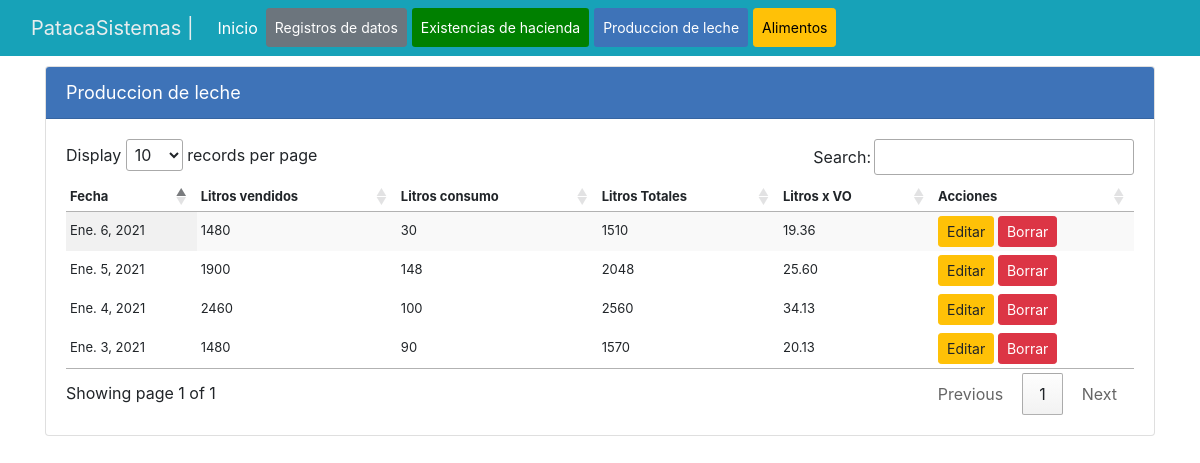
/produccion/leche_list/, run on the app's committed database.
### produccion/models.py (models this page shows, shortened)
class DatosProductivos(models.Model):
    fecha = models.DateField()
    vo = models.IntegerField(verbose_name='VO', blank=True, null=True)
    vpp = models.IntegerField(verbose_name='VPP', blank=True, null=True)
    vs = models.IntegerField(verbose_name='VS', blank=True, null=True)
    vaq_p = models.IntegerField(verbose_name='Vaq.P', blank=True, null=True)
    vaq_crec = models.IntegerField(verbose_name='Vaq.Crec', blank=True, null=True)
    toros = models.IntegerField(verbose_name='Toros', blank=True, null=True)
    terneros = models.IntegerField(verbose_name='Terneros', blank=True, null=True)
    lts_venta = models.IntegerField(verbose_name='Lts.vta', blank=True, null=True)
    lts_consumo = models.IntegerField(verbose_name='Lts.cons', blank=True, null=True)
    estado = models.BooleanField(default=True)
    class Meta:
        verbose_name = 'Datos productivos'
        verbose_name_plural = 'Datos productivos'
        ordering = ['-fecha']
    def _get_vacas_total(self):
        return self.vo + self.vpp + self.vs
    vt = property(_get_vacas_total)
    def _get_lts_totales(self):
        return self.lts_venta + self.lts_consumo
    litros_totales = property(_get_lts_totales)
    def _get_lts_vo(self):
        return (self.lts_venta + self.lts_consumo) / int(self.vo)
    litros_vo = property(_get_lts_vo)

### produccion/views.py (the view)
# urls.py: path('leche_list/', ProLecheList.as_view(), name='leche_list'),
class ProLecheList(ListView):
    model = DatosProductivos
    template_name = 'produccion/proLeche_list.html'
    def get_queryset(self):
        return self.model.objects.filter(estado=True)

### templates/produccion/proLeche_list.html (shortened to what this page needs)
{% extends 'base/base.html' %}
{% block content %}
<div class="container">
    <div class="card" style="margin-top: 10px;">
        <div class="card-header" style="background-color: rgb(62, 115, 184); color:white; font-size: 18px;">
            Produccion de leche
        </div>
        <div class="card-body">
            <table id="example" class="display compact" style="font-size: 13px;">
                {% if object_list %}
              <thead>
                  <tr>
                      <th>Fecha</th>
                      <th>Litros vendidos</th>
                      <th>Litros consumo</th>
                      <th>Litros Totales</th>
                      <th>Litros x VO</th>
                      <th>Acciones</th>
                  </tr>
              </thead>
              <tbody>
                {% for leche in object_list %}
                  <tr>
                      <td>{{leche.fecha}}</td>
                      <td>{{leche.lts_venta}}</td>
                      <td>{{leche.lts_consumo}}</td>
                      <td>{{leche.litros_totales}}</td>
                      <td>{{leche.litros_vo | floatformat:2}}</td>
                      <td><a href="{% url 'produccion:registro_editar' leche.id %}" class="btn btn-warning btn-sm">Editar</a>
                      <a href="{% url 'produccion:registro_eliminar' leche.id %}" class="btn btn-danger btn-sm">Borrar</a></td>
                  </tr>
              </tbody>
              {% endfor %}
              {% else %}
              <h3>No hay registros cargados en el sistema</h3>
              {% endif %}
        </div>
    </div>
</div>
{% endblock content %}

### data on the page
DatosProductivos: fecha "Ene. 6, 2021", lts_venta "1480", lts_consumo "30", litros_totales "1510", litros_vo "19.36"
DatosProductivos: fecha "Ene. 5, 2021", lts_venta "1900", lts_consumo "148", litros_totales "2048", litros_vo "25.60"
DatosProductivos: fecha "Ene. 4, 2021", lts_venta "2460", lts_consumo "100", litros_totales "2560", litros_vo "34.13"
DatosProductivos: fecha "Ene. 3, 2021", lts_venta "1480", lts_consumo "90", litros_totales "1570", litros_vo "20.13"
